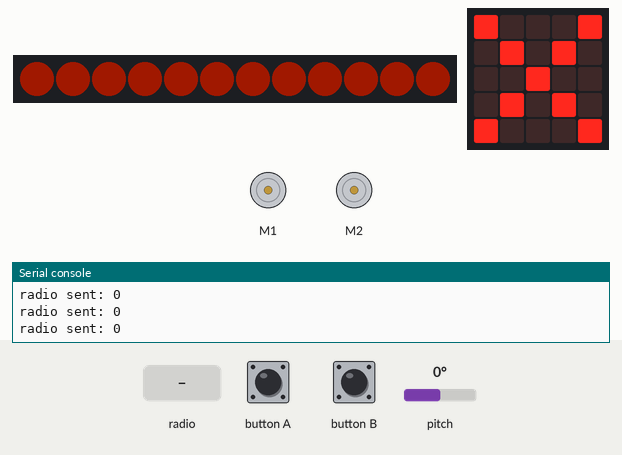
The program below on a simulated BBC micro:bit (MakeCode). Shown: 12 RGB LEDs in strip order, left to right, the board's 5×5 LED display, 2 × DC motor (green arrow = forward, orange = backward, longer = faster), the last lines printed to the serial console. The inputs (shaded band) are chosen by the test bench; at power-on: pitch 0°. Dim RGB values are drawn brighter than linear; no radio messages arrive unless stated (any console line starting 'radio sent:' is added by the test bench).

Above: at 1.8 s.
1.9 s: pitch set to -24°
3.4 s: pitch set to -29°
At 4.1 s:
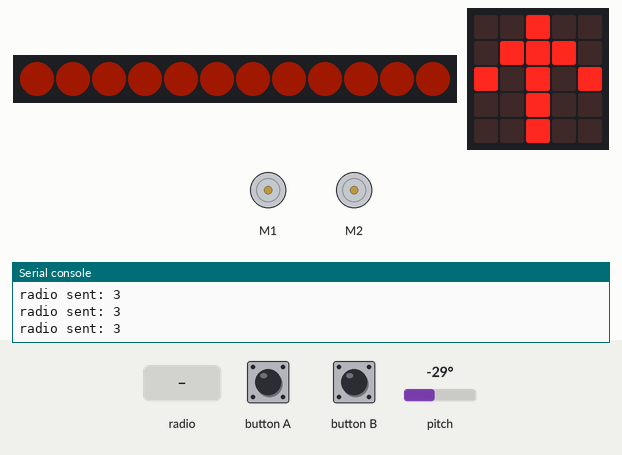
4.9 s: button A pressed for 0.15 s
At 4.98 s:
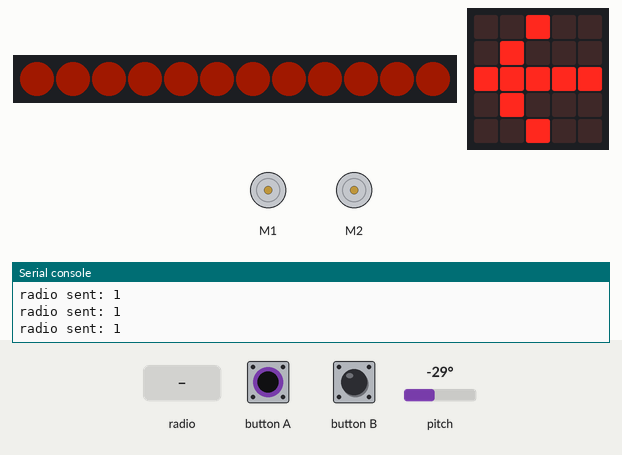
6.5 s: button B pressed for 0.15 s
At 6.59 s:
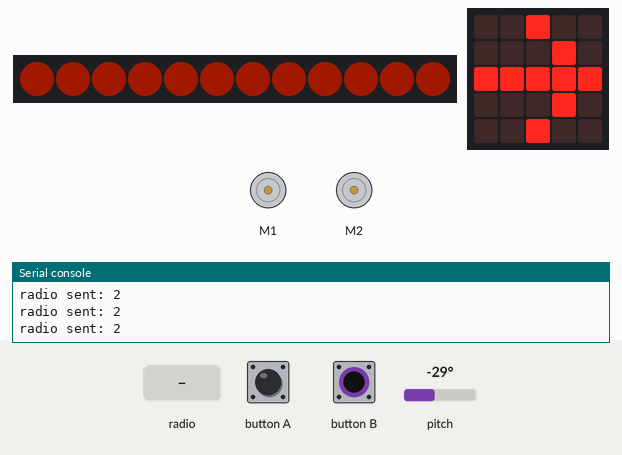
8.1 s: pitch set to 90°
At 9.1 s:
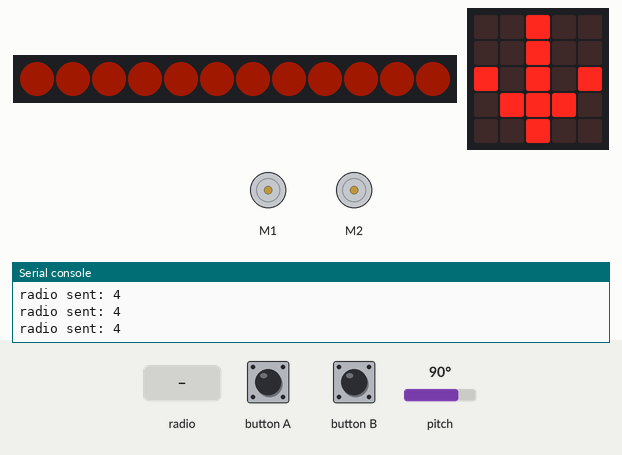
9.6 s: radio message "1" arrives
At 10.0 s:
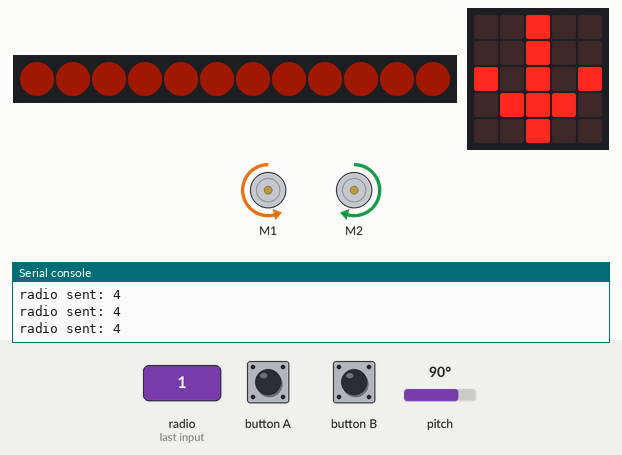
Timing chart, 0 to 12.1 s (numbered marks = the images above; inputs shaded):
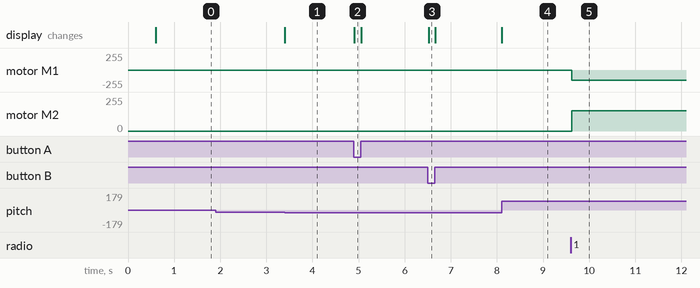

Measured:
- the behaviour switches between -25 and -26° on pitch (found by bisection; images 0 and 1)
- after the input at 3.4 s, the display: changes at once (image 1)
- after the input at 4.9 s, the display: changes at once (image 2)
- after the input at 6.5 s, the display: changes at once (image 3)
- after the input at 8.1 s, the display: changes at once (image 4)
- after the input at 9.6 s, motor M1: stopped → backward 153/255 at once; motor M2: stopped → forward 153/255 at once

The program:

main.ts
```typescript
radio.onReceivedNumber(function (receivedNumber) {
    if (receivedNumber == 1) {
        bitbot.rotate(BBRobotDirection.Left, 60)
    } else if (receivedNumber == 2) {
        bitbot.rotate(BBRobotDirection.Right, 60)
    } else if (receivedNumber == 3) {
        bitbot.go(BBDirection.Forward, 100)
    } else if (receivedNumber == 4) {
        bitbot.go(BBDirection.Reverse, 100)
    } else {
        bitbot.go(BBDirection.Forward, 0)
    }
})
radio.setGroup(1)
bitbot.setLedColor(0xD82600)
basic.showIcon(IconNames.Heart)
basic.forever(function () {
    if (input.buttonIsPressed(Button.A)) {
        radio.sendNumber(1)
        basic.showLeds(`
            . . # . .
            . # . . .
            # # # # #
            . # . . .
            . . # . .
            `, 0)
    } else if (input.buttonIsPressed(Button.B)) {
        radio.sendNumber(2)
        basic.showLeds(`
            . . # . .
            . . . # .
            # # # # #
            . . . # .
            . . # . .
            `, 0)
    } else if (input.rotation(Rotation.Pitch) < -25) {
        radio.sendNumber(3)
        basic.showLeds(`
            . . # . .
            . # # # .
            # . # . #
            . . # . .
            . . # . .
            `, 0)
    } else if (input.rotation(Rotation.Pitch) > 25) {
        radio.sendNumber(4)
        basic.showLeds(`
            . . # . .
            . . # . .
            # . # . #
            . # # # .
            . . # . .
            `, 0)
    } else {
        radio.sendNumber(0)
        basic.showLeds(`
            # . . . #
            . # . # .
            . . # . .
            . # . # .
            # . . . #
            `, 0)
    }
})
```

test.ts
```typescript
// testene settes inn her; disse vil ikke kompilert så lenge denne pakken blir brukt som en utvidelse.
```
